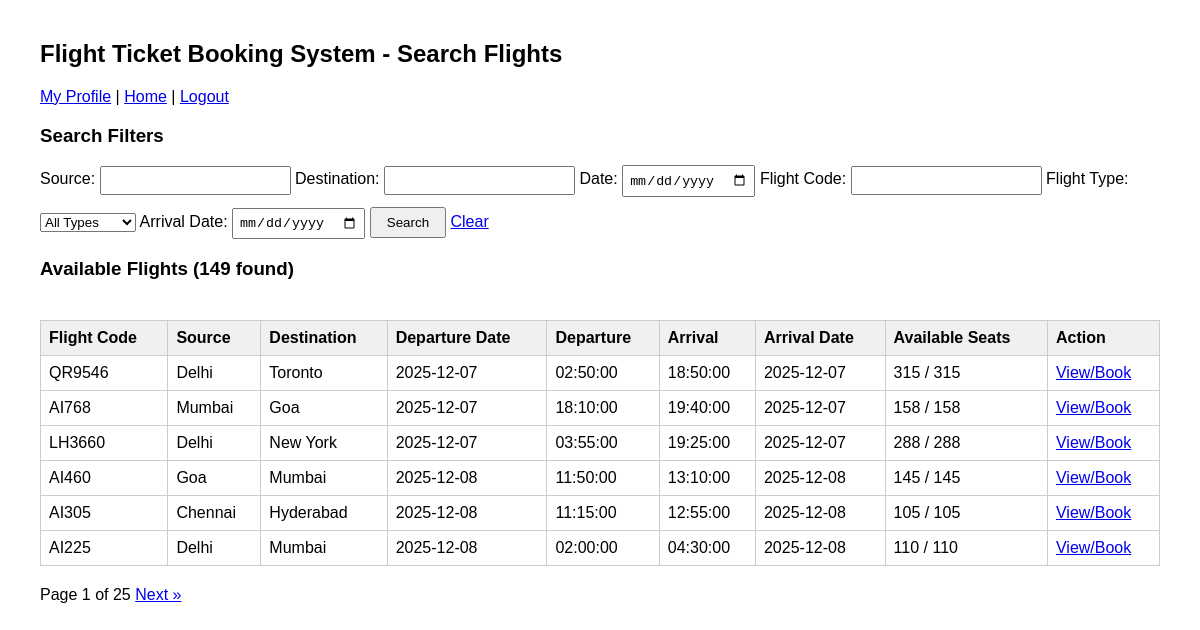
The page /search.php (signed in) on the database its author committed.
### tables this page shows
CREATE TABLE flights (
id INT AUTO_INCREMENT PRIMARY KEY,
flight_code VARCHAR(30) UNIQUE NOT NULL,
source VARCHAR(100) NOT NULL,
destination VARCHAR(100) NOT NULL,
flight_type VARCHAR(20) NOT NULL DEFAULT 'Domestic',
flight_date DATE NOT NULL,
departure_time TIME,
arrival_time TIME,
arrival_date DATE NOT NULL,
seats_total INT DEFAULT 100,
seats_booked INT DEFAULT 0,
created_at TIMESTAMP DEFAULT CURRENT_TIMESTAMP
);

### config.php (called while the page is built, shortened)
<?php
function isLoggedIn() {
    return isset($_SESSION['user_id']) && !empty($_SESSION['user_id']);
}

### search.php (the view, shortened to what this page needs)
<?php
require 'config.php';
$page = isset($_GET['page']) ? max(1, (int)$_GET['page']) : 1;
$limit = 6;
$offset = ($page - 1) * $limit;
$where = [];
$params = [];
$types = '';
$whereClause = count($where) ? ' WHERE ' . implode(' AND ', $where) : '';
$baseQuery = "SELECT * FROM flights" . $whereClause . " ORDER BY flight_date ASC";
$countQuery = "SELECT COUNT(*) as total FROM flights" . $whereClause;
$countStmt = $mysqli->prepare($countQuery);
$countStmt->execute();
$totalFlights = $countStmt->get_result()->fetch_assoc()['total'];
$totalPages = ceil($totalFlights / $limit);
$query = $baseQuery . " LIMIT ? OFFSET ?";
$stmt = $mysqli->prepare($query);
$params[] = $limit;
$params[] = $offset;
$types .= 'ii';
if (!empty($params)) {
    $stmt->bind_param($types, ...$params);
}
$stmt->execute();
$result = $stmt->get_result();
$flights = $result ? $result->fetch_all(MYSQLI_ASSOC) : [];
?>
<!doctype html>
<html>
<head>
</head>
<body>
  <h2>Flight Ticket Booking System - Search Flights</h2>
  <p>
    <?php if (isLoggedIn()): ?>
      <a href="profile.php">My Profile</a> |
      <a href="index.php">Home</a> |
      <a href="logout.php">Logout</a>
    <?php else: ?>
      <a href="login.php">Login</a> |
      <a href="register.php">Register</a> |
      <a href="index.php">Home</a>
    <?php endif; ?>
  </p>
  <h3>Search Filters</h3>
  <form method="get" action="search.php">
    Source: <input name="source" type="text" value="<?php echo isset($_GET['source'])?htmlspecialchars($_GET['source']):''; ?>">
    Destination: <input name="destination" type="text" value="<?php echo isset($_GET['destination'])?htmlspecialchars($_GET['destination']):''; ?>">
    Date: <input name="date" type="date" value="<?php echo isset($_GET['date'])?htmlspecialchars($_GET['date']):''; ?>">
    Flight Code: <input name="flight_code" type="text" value="<?php echo isset($_GET['flight_code'])?htmlspecialchars($_GET['flight_code']):''; ?>">
    Flight Type: <select name="flight_type">
      <option value="">All Types</option>
    </select>
    Arrival Date: <input name="arrival_date" type="date" value="<?php echo isset($_GET['arrival_date'])?htmlspecialchars($_GET['arrival_date']):''; ?>">
    <input type="submit" value="Search">
    <a href="search.php">Clear</a>
  </form>
  <h3>Available Flights (<?php echo $totalFlights; ?> found)</h3>
  <?php if (!empty($flights)): ?>
    <table>
    <table>
      <tr>
        <th>Flight Code</th>
        <th>Source</th>
        <th>Destination</th>
        <th>Departure Date</th> <th>Departure</th>
        <th>Arrival</th>
        <th>Arrival Date</th> <th>Available Seats</th>
        <th>Action</th>
      </tr>
      <?php foreach($flights as $f): ?>
      <tr>
        <td><?php echo htmlspecialchars($f['flight_code']); ?></td>
        <td><?php echo htmlspecialchars($f['source']); ?></td>
        <td><?php echo htmlspecialchars($f['destination']); ?></td>
        <td><?php echo htmlspecialchars($f['flight_date']); ?></td>
        <td><?php echo htmlspecialchars($f['departure_time']); ?></td>
        <td><?php echo htmlspecialchars($f['arrival_time']); ?></td>
        <td><?php echo htmlspecialchars($f['arrival_date']); ?></td>
        <td><?php echo (int)$f['seats_total'] - (int)$f['seats_booked']; ?> / <?php echo (int)$f['seats_total']; ?></td>
        <td><a href="view_flight.php?id=<?php echo (int)$f['id']; ?>">View/Book</a></td>
      </tr>
      <?php endforeach; ?>
    </table>
    <?php if ($totalPages > 1): ?>
      <p>
        Page <?php echo $page; ?> of <?php echo $totalPages; ?>
        <?php if ($page < $totalPages): ?>
          <a href="?<?php echo http_build_query(array_merge($_GET, ['page' => $page + 1])); ?>">Next »</a>
        <?php endif; ?>
      </p>
    <?php endif; ?>
  <?php else: ?>
    <p>No flights found. Try different search criteria or <a href="search.php">view all flights</a>.</p>
  <?php endif; ?>
</body>
</html>

### search.php (style rules this page uses)
body { font-family: Arial, sans-serif; margin: 40px; }
table { border-collapse: collapse; width: 100%; margin: 20px 0; }
th, td { border: 1px solid #ccc; padding: 8px; text-align: left; }
th { background: #f0f0f0; }
input[type="text"], input[type="date"] { padding: 5px; }
input[type="submit"] { padding: 6px 15px; margin-top: 10px; }

### rows shown on the page
flights: flight_code "QR9546", source "Delhi", destination "Toronto", flight_date "2025-12-07", departure_time "02:50:00", arrival_time "18:50:00", arrival_date "2025-12-07", (int)$f['seats_total']-(int)$f['seats_booked'] "315", seats_total "315"
flights: flight_code "AI768", source "Mumbai", destination "Goa", flight_date "2025-12-07", departure_time "18:10:00", arrival_time "19:40:00", arrival_date "2025-12-07", (int)$f['seats_total']-(int)$f['seats_booked'] "158", seats_total "158"
flights: flight_code "LH3660", source "Delhi", destination "New York", flight_date "2025-12-07", departure_time "03:55:00", arrival_time "19:25:00", arrival_date "2025-12-07", (int)$f['seats_total']-(int)$f['seats_booked'] "288", seats_total "288"
flights: flight_code "AI460", source "Goa", destination "Mumbai", flight_date "2025-12-08", departure_time "11:50:00", arrival_time "13:10:00", arrival_date "2025-12-08", (int)$f['seats_total']-(int)$f['seats_booked'] "145", seats_total "145"
flights: flight_code "AI305", source "Chennai", destination "Hyderabad", flight_date "2025-12-08", departure_time "11:15:00", arrival_time "12:55:00", arrival_date "2025-12-08", (int)$f['seats_total']-(int)$f['seats_booked'] "105", seats_total "105"
flights: flight_code "AI225", source "Delhi", destination "Mumbai", flight_date "2025-12-08", departure_time "02:00:00", arrival_time "04:30:00", arrival_date "2025-12-08", (int)$f['seats_total']-(int)$f['seats_booked'] "110", seats_total "110"

### other values the page prints
$totalFlights "149"
$page "1"
$totalPages "25"
